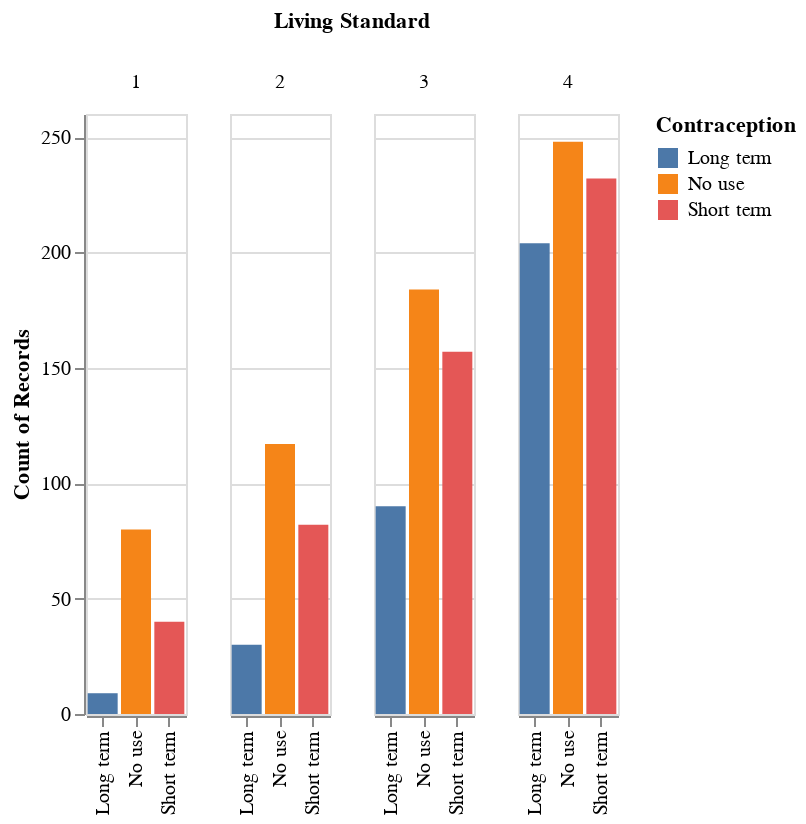

The notebook cell this image was saved under:
### Markdown cell above
### Effect of `living_standard` on `contraceptive_method`

### Code cell
alt.Chart(df).mark_bar().encode(
    x=alt.X('contraceptive_method:N', title=None),
    y='count()',
    color=alt.Color('contraceptive_method:N', title='Contraception'),
    column=alt.Column('living_standard:N', title='Living Standard'),
).properties(width=50)

### Figure 1 — Vega-Lite specification as saved in the notebook (floating-point values rounded to 4 significant figures; data arrays with more than 128 entries replaced by an {"elided": "..."} marker saying what was removed)
{"config": {"view": {"continuousWidth": 400, "continuousHeight": 300}}, "data": {"name": "data-2608fb0b0d3df09020f6c32f6bb7cb1d"}, "mark": "bar", "encoding": {"color": {"field": "contraceptive_method", "title": "Contraception", "type": "nominal"}, "column": {"field": "living_standard", "title": "Living Standard", "type": "nominal"}, "x": {"field": "contraceptive_method", "title": null, "type": "nominal"}, "y": {"aggregate": "count", "type": "quantitative"}}, "width": 50, "$schema": "https://vega.github.io/schema/vega-lite/v4.17.0.json", "datasets": {"data-2608fb0b0d3df09020f6c32f6bb7cb1d": {"elided": "1473 records"}}}
